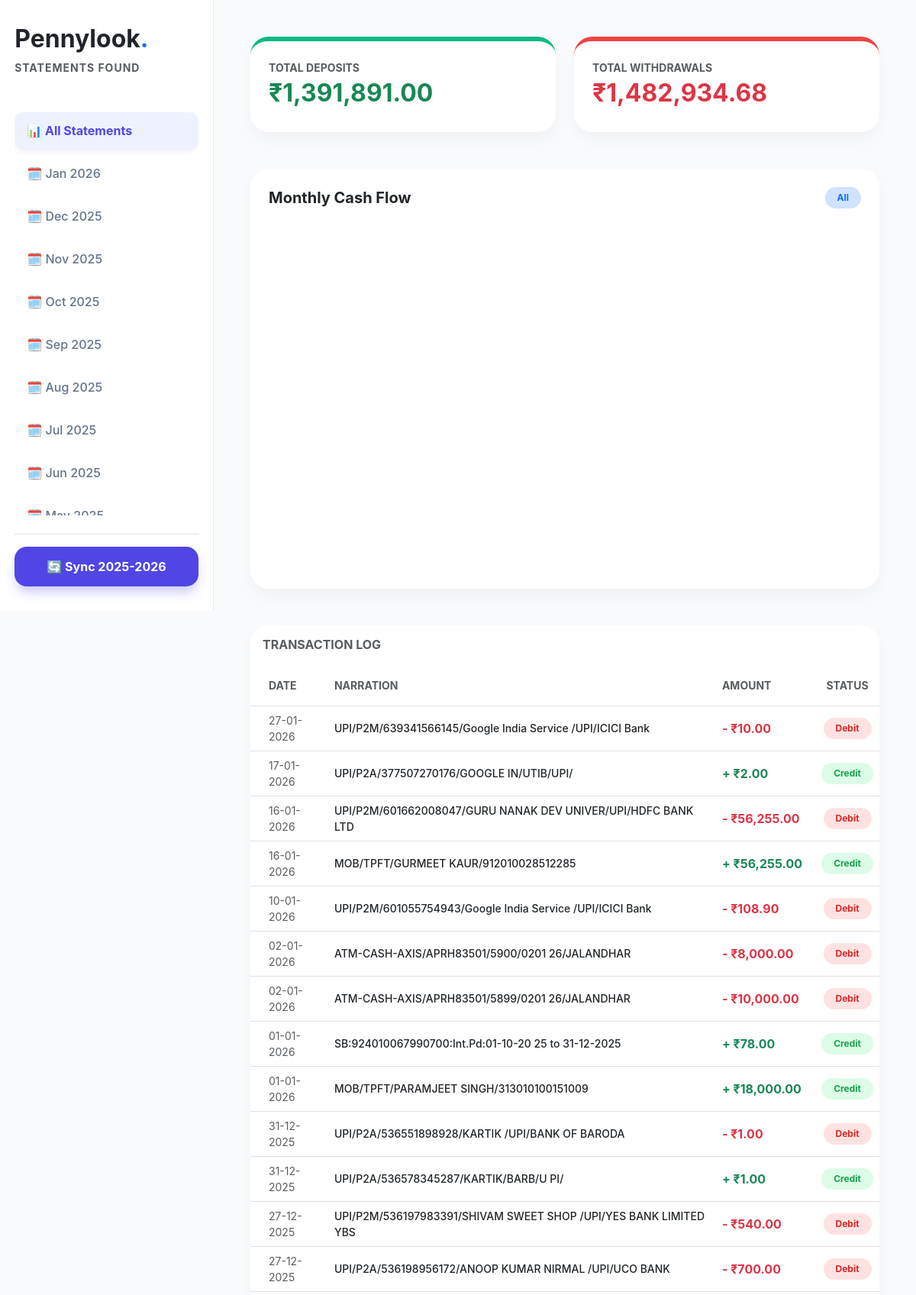
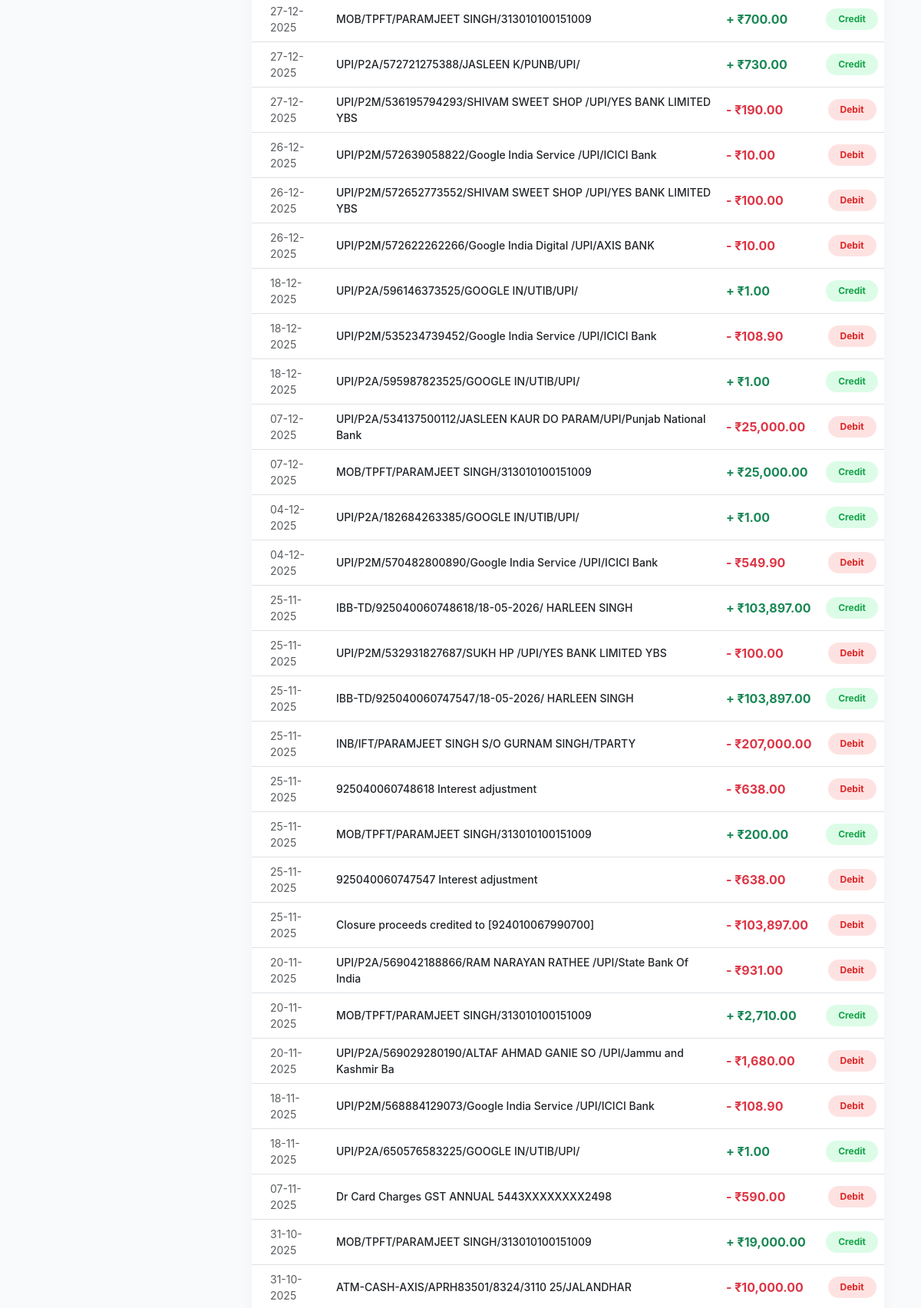
The page / (upper part) on the database its author committed (2 pictures, top to bottom).
### tables this page shows
CREATE TABLE transactions (
            id INTEGER PRIMARY KEY AUTOINCREMENT,
            date TEXT,
            description TEXT,
            amount REAL,
            type TEXT,
            unique_hash TEXT UNIQUE
        );

### app.py (the view)
@app.route('/')
def index():
    selected_month = request.args.get('month', 'All')
    conn = sqlite3.connect('finances.db')
    df = pd.read_sql_query("SELECT * FROM transactions", conn)
    conn.close()
    if df.empty:
        return render_template('index.html', transactions=[], months=[], selected_month='All', graph_json=None, summary={})
    df['date_dt'] = pd.to_datetime(df['date'], dayfirst=True, errors='coerce')
    df = df.dropna(subset=['date_dt']).sort_values('date_dt')
    df['month_year'] = df['date_dt'].dt.strftime('%b %Y')
    months = sorted(df['month_year'].unique().tolist(),
                    key=lambda x: pd.to_datetime(x, format='%b %Y'), reverse=True)
    disp_df = df if selected_month == 'All' else df[df['month_year'] == selected_month]
    summary = {
        'income': disp_df[disp_df['type'] == 'Credit']['amount'].sum(),
        'expense': disp_df[disp_df['type'] == 'Debit']['amount'].sum()
    }
    fig = px.line(disp_df,
                  x='date_dt',
                  y='amount',
                  color='type',
                  markers=True,
                  color_discrete_map={'Debit': '#ef4444', 'Credit': '#10b981'},
                  custom_data=['description', 'type', 'amount']) # Added amount to custom data
    fig.update_traces(
        hovertemplate="<br>".join([
            "<b>%{x|%d %b %Y}</b>",
            "Amount: ₹%{customdata[2]:,.2f}",
            "Type: %{customdata[1]}",
            "Details: %{customdata[0]}",
            "<extra></extra>"
        ])
    )
    fig.update_layout(
        hovermode="closest", # Changed to closest for better individual point inspection
        template="plotly_white",
        margin=dict(l=0, r=0, t=40, b=0),
        yaxis_title="Transaction Amount (₹)",
        xaxis_title="Date"
    )
    return render_template('index.html',
                           transactions=disp_df.sort_values('date_dt', ascending=False).to_dict('records'),
                           months=months, selected_month=selected_month,
                           graph_json=json.dumps(fig, cls=plotly.utils.PlotlyJSONEncoder),
                           summary=summary)

### templates/index.html (shortened to what this page needs)
<!DOCTYPE html>
<html lang="en">
<head>
    <link href="https://cdn.jsdelivr.net/npm/bootstrap@5.3.0/dist/css/bootstrap.min.css" rel="stylesheet">
</head>
<body>
<div class="sidebar">
    <h2 class="fw-bold mb-2">Pennylook<span class="text-primary">.</span></h2>
    <p class="text-muted small fw-bold text-uppercase mb-4" style="letter-spacing: 1px;">Statements Found</p>
    <div class="nav-group">
        <a href="/?month=All" class="month-link {{ 'active' if selected_month == 'All' }}">
            📊 All Statements
        </a>
        {% for m in months %}
        <a href="/?month={{ m }}" class="month-link {{ 'active' if selected_month == m }}">
            🗓️ {{ m }}
        </a>
        {% endfor %}
    </div>
    <div class="mt-4 pt-3 border-top">
        <a href="/sync" class="btn sync-btn w-100">🔄 Sync 2025-2026</a>
    </div>
</div>
<div class="content">
    <div class="row g-4 mb-5">
        <div class="col-md-6">
            <div class="card p-4 stat-income">
                <span class="text-muted small fw-bold">TOTAL DEPOSITS</span>
                <h2 class="fw-bold text-success mt-1">₹{{ "{:,.2f}".format(summary.income or 0) }}</h2>
            </div>
        </div>
        <div class="col-md-6">
            <div class="card p-4 stat-expense">
                <span class="text-muted small fw-bold">TOTAL WITHDRAWALS</span>
                <h2 class="fw-bold text-danger mt-1">₹{{ "{:,.2f}".format(summary.expense or 0) }}</h2>
            </div>
        </div>
    </div>
    <div class="card p-4 mb-5">
        <div class="d-flex justify-content-between align-items-center mb-4">
            <h5 class="fw-bold m-0">Monthly Cash Flow</h5>
            <span class="badge bg-primary-subtle text-primary rounded-pill px-3 py-2 fw-bold">{{ selected_month }}</span>
        </div>
        <div id="main-viz" data-graph='{{ graph_json | safe if graph_json else "{}" }}' style="height: 450px;"></div>
    </div>
    <div class="card overflow-hidden">
        <div class="card-header bg-white py-3 border-0">
            <h6 class="fw-bold m-0 text-muted">TRANSACTION LOG</h6>
        </div>
        <div class="table-responsive">
            <table class="table table-hover align-middle mb-0">
                <thead class="bg-light">
                    <tr>
                        <th class="ps-4 py-3 text-muted small">DATE</th>
                        <th class="py-3 text-muted small">NARRATION</th>
                        <th class="py-3 text-muted small">AMOUNT</th>
                        <th class="py-3 text-center text-muted small">STATUS</th>
                    </tr>
                </thead>
                <tbody>
                    {% for t in transactions %}
                    <tr>
                        <td class="ps-4 text-muted small">{{ t.date }}</td>
                        <td class="fw-medium small" title="{{ t.description }}">
                            {{ t.description[:70] }}{% if t.description|length > 70 %}...{% endif %}
                        </td>
                        <td class="fw-bold {% if t.type == 'Debit' %}text-danger{% else %}text-success{% endif %}">
                            {{ "-" if t.type == 'Debit' else "+" }} ₹{{ "{:,.2f}".format(t.amount) }}
                        </td>
                        <td class="text-center">
                            <span class="badge rounded-pill px-3 py-2 small {% if t.type == 'Debit' %}badge-debit{% else %}badge-credit{% endif %}">
                                {{ t.type }}
                            </span>
                        </td>
                    </tr>
                    {% endfor %}
                </tbody>
            </table>
        </div>
    </div>
</div>
</body>
</html>

### templates/index.html (style rules this page uses)
:root { --sidebar-w: 280px; --primary: #4f46e5; --bg: #f8fafc; }
body { background-color: var(--bg); font-family: 'Inter', system-ui, sans-serif; overflow-x: hidden; }
.sidebar { width: var(--sidebar-w); position: fixed; height: 100vh; background: #fff; border-right: 1px solid #e2e8f0; padding: 2rem 1.2rem; display: flex; flex-direction: column; z-index: 1000; }
.content { margin-left: var(--sidebar-w); padding: 3rem; width: calc(100% - var(--sidebar-w)); }
.nav-group { flex-grow: 1; overflow-y: auto; margin-top: 1.5rem; }
.month-link { display: block; padding: 12px 16px; margin-bottom: 8px; border-radius: 12px; text-decoration: none; color: #64748b; font-weight: 500; transition: all 0.2s ease; }
.month-link.active { background: #eef2ff; color: var(--primary); font-weight: 700; box-shadow: 0 4px 6px -1px rgba(79, 70, 229, 0.1); }
.card { border: none; border-radius: 24px; box-shadow: 0 10px 25px -5px rgba(0,0,0,0.05); background: #fff; }
.stat-income { border-top: 6px solid #10b981; }
.stat-expense { border-top: 6px solid #ef4444; }
.badge-debit { background: #fee2e2; color: #dc2626; }
.badge-credit { background: #dcfce7; color: #16a34a; }
.sync-btn { background: var(--primary); border: none; padding: 14px; border-radius: 16px; color: white; font-weight: 700; box-shadow: 0 10px 15px -3px rgba(79, 70, 229, 0.3); }

### rows shown on the page
transactions: date "27-01-2026", description "UPI/P2M/639341566145/Google India Service /UPI/ICICI Bank", type "-", amount "10.00", type "Debit"
transactions: date "17-01-2026", description "UPI/P2A/377507270176/GOOGLE IN/UTIB/UPI/", type "+", amount "2.00", type "Credit"
transactions: date "16-01-2026", description "UPI/P2M/601662008047/GURU NANAK DEV UNIVER/UPI/HDFC BANK LTD", type "-", amount "56,255.00", type "Debit"
transactions: date "16-01-2026", description "MOB/TPFT/GURMEET KAUR/912010028512285", type "+", amount "56,255.00", type "Credit"
transactions: date "10-01-2026", description "UPI/P2M/601055754943/Google India Service /UPI/ICICI Bank", type "-", amount "108.90", type "Debit"
transactions: date "02-01-2026", description "ATM-CASH-AXIS/APRH83501/5900/0201 26/JALANDHAR", type "-", amount "8,000.00", type "Debit"
transactions: date "02-01-2026", description "ATM-CASH-AXIS/APRH83501/5899/0201 26/JALANDHAR", type "-", amount "10,000.00", type "Debit"
transactions: date "01-01-2026", description "SB:924010067990700:Int.Pd:01-10-20 25 to 31-12-2025", type "+", amount "78.00", type "Credit"
transactions: date "01-01-2026", description "MOB/TPFT/PARAMJEET SINGH/313010100151009", type "+", amount "18,000.00", type "Credit"
transactions: date "31-12-2025", description "UPI/P2A/536551898928/KARTIK /UPI/BANK OF BARODA", type "-", amount "1.00", type "Debit"
transactions: date "31-12-2025", description "UPI/P2A/536578345287/KARTIK/BARB/U PI/", type "+", amount "1.00", type "Credit"
transactions: date "27-12-2025", description "UPI/P2M/536197983391/SHIVAM SWEET SHOP /UPI/YES BANK LIMITED YBS", type "-", amount "540.00", type "Debit"
transactions: date "27-12-2025", description "UPI/P2A/536198956172/ANOOP KUMAR NIRMAL /UPI/UCO BANK", type "-", amount "700.00", type "Debit"
transactions: date "27-12-2025", description "MOB/TPFT/PARAMJEET SINGH/313010100151009", type "+", amount "700.00", type "Credit"
transactions: date "27-12-2025", description "UPI/P2A/572721275388/JASLEEN K/PUNB/UPI/", type "+", amount "730.00", type "Credit"
transactions: date "27-12-2025", description "UPI/P2M/536195794293/SHIVAM SWEET SHOP /UPI/YES BANK LIMITED YBS", type "-", amount "190.00", type "Debit"
transactions: date "26-12-2025", description "UPI/P2M/572639058822/Google India Service /UPI/ICICI Bank", type "-", amount "10.00", type "Debit"
transactions: date "26-12-2025", description "UPI/P2M/572652773552/SHIVAM SWEET SHOP /UPI/YES BANK LIMITED YBS", type "-", amount "100.00", type "Debit"
transactions: date "26-12-2025", description "UPI/P2M/572622262266/Google India Digital /UPI/AXIS BANK", type "-", amount "10.00", type "Debit"
transactions: date "18-12-2025", description "UPI/P2A/596146373525/GOOGLE IN/UTIB/UPI/", type "+", amount "1.00", type "Credit"
transactions: date "18-12-2025", description "UPI/P2M/535234739452/Google India Service /UPI/ICICI Bank", type "-", amount "108.90", type "Debit"
transactions: date "18-12-2025", description "UPI/P2A/595987823525/GOOGLE IN/UTIB/UPI/", type "+", amount "1.00", type "Credit"
transactions: date "07-12-2025", description "UPI/P2A/534137500112/JASLEEN KAUR DO PARAM/UPI/Punjab National Bank", type "-", amount "25,000.00", type "Debit"
transactions: date "07-12-2025", description "MOB/TPFT/PARAMJEET SINGH/313010100151009", type "+", amount "25,000.00", type "Credit"
transactions: date "04-12-2025", description "UPI/P2A/182684263385/GOOGLE IN/UTIB/UPI/", type "+", amount "1.00", type "Credit"
transactions: date "04-12-2025", description "UPI/P2M/570482800890/Google India Service /UPI/ICICI Bank", type "-", amount "549.90", type "Debit"
transactions: date "25-11-2025", description "IBB-TD/925040060748618/18-05-2026/ HARLEEN SINGH", type "+", amount "103,897.00", type "Credit"
transactions: date "25-11-2025", description "UPI/P2M/532931827687/SUKH HP /UPI/YES BANK LIMITED YBS", type "-", amount "100.00", type "Debit"
transactions: date "25-11-2025", description "IBB-TD/925040060747547/18-05-2026/ HARLEEN SINGH", type "+", amount "103,897.00", type "Credit"
transactions: date "25-11-2025", description "INB/IFT/PARAMJEET SINGH S/O GURNAM SINGH/TPARTY", type "-", amount "207,000.00", type "Debit"
transactions: date "25-11-2025", description "925040060748618 Interest adjustment", type "-", amount "638.00", type "Debit"
transactions: date "25-11-2025", description "MOB/TPFT/PARAMJEET SINGH/313010100151009", type "+", amount "200.00", type "Credit"
transactions: date "25-11-2025", description "925040060747547 Interest adjustment", type "-", amount "638.00", type "Debit"
transactions: date "25-11-2025", description "Closure proceeds credited to [924010067990700]", type "-", amount "103,897.00", type "Debit"
transactions: date "20-11-2025", description "UPI/P2A/569042188866/RAM NARAYAN RATHEE /UPI/State Bank Of India", type "-", amount "931.00", type "Debit"
transactions: date "20-11-2025", description "MOB/TPFT/PARAMJEET SINGH/313010100151009", type "+", amount "2,710.00", type "Credit"
transactions: date "20-11-2025", description "UPI/P2A/569029280190/ALTAF AHMAD GANIE SO /UPI/Jammu and Kashmir Ba", type "-", amount "1,680.00", type "Debit"
transactions: date "18-11-2025", description "UPI/P2M/568884129073/Google India Service /UPI/ICICI Bank", type "-", amount "108.90", type "Debit"
transactions: date "18-11-2025", description "UPI/P2A/650576583225/GOOGLE IN/UTIB/UPI/", type "+", amount "1.00", type "Credit"
transactions: date "07-11-2025", description "Dr Card Charges GST ANNUAL 5443XXXXXXXX2498", type "-", amount "590.00", type "Debit"
transactions: date "31-10-2025", description "MOB/TPFT/PARAMJEET SINGH/313010100151009", type "+", amount "19,000.00", type "Credit"
transactions: date "31-10-2025", description "ATM-CASH-AXIS/APRH83501/8324/3110 25/JALANDHAR", type "-", amount "10,000.00", type "Debit"

### other values the page prints
{{ m }} "Jan 2026" "Dec 2025" "Nov 2025" "Oct 2025" "Sep 2025" "Aug 2025" "Jul 2025" "Jun 2025"
{{ "{:,.2f}".format(summary.income or 0) }} "1,391,891.00"
{{ "{:,.2f}".format(summary.expense or 0) }} "1,482,934.68"
{{ selected_month }} "All"
